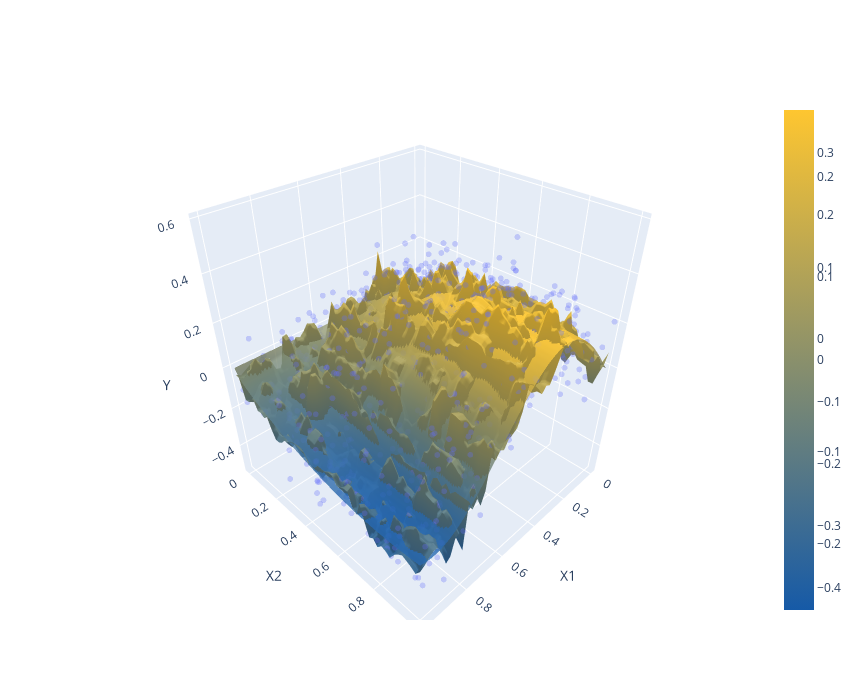

The notebook cell this image was saved under:
### Markdown cell above
### Random Forests

A random forest is the average of many randomized regression trees.

Trees are randomized by:

- Fitting on randomly resampled subsets of data  
- Randomize features chosen for branching  


$$
\min_{j \in S,s} \left[ \min_{c_1} \sum_{i: x_{i,j} \leq s, x_i \in R}
    (y_i - c_1)^2 + \min_{c_2} \sum_{i: x_{i,j} > s, x_i \in R}
    (y_i - c_2)^2 \right]
$$

where $ S $ is a random subset of features.

Randomizing and averaging smooths out the predictions from individual
trees.

This improves predictions and reduces the variance of the predictions.

### Code cell
# example of forest for simulated data

from sklearn.ensemble import RandomForestRegressor
forest = RandomForestRegressor(n_estimators = 10).fit(Xsim,ysim)
fig=surface_scatter_plot(Xsim,ysim,lambda x: forest.predict([x]),
                         show_f0=True)
fig

### Figure 1 — Plotly figure (JSON) as saved in the notebook; plotly's stock layout.template omitted (floating-point values rounded to 4 significant figures; data arrays with more than 128 entries replaced by an {"elided": "..."} marker saying what was removed)
{"data": [{"marker": {"opacity": 0.3, "size": 2}, "mode": "markers", "type": "scatter3d", "uid": "866bcd56-ee00-4ce9-8a46-60173d41b6dd", "x": {"elided": "1000 float values"}, "y": {"elided": "1000 float values"}, "z": {"elided": "1000 float values"}}, {"colorscale": [[0, "#165aa7"], [1, "#fec630"]], "opacity": 1, "type": "surface", "uid": "f204ebd2-eb8b-4b26-a2c5-f290478c2cef", "x": [0, 0.02041, 0.04082, 0.06122, 0.08163, 0.102, 0.1224, 0.1429, 0.1633, 0.1837, 0.2041, 0.2245, 0.2449, 0.2653, 0.2857, 0.3061, 0.3265, 0.3469, 0.3673, 0.3878, 0.4082, 0.4286, 0.449, 0.4694, 0.4898, 0.5102, 0.5306, 0.551, 0.5714, 0.5918, 0.6122, 0.6327, 0.6531, 0.6735, 0.6939, 0.7143, 0.7347, 0.7551, 0.7755, 0.7959, 0.8163, 0.8367, 0.8571, 0.8776, 0.898, 0.9184, 0.9388, 0.9592, 0.9796, 1], "y": [0, 0.02041, 0.04082, 0.06122, 0.08163, 0.102, 0.1224, 0.1429, 0.1633, 0.1837, 0.2041, 0.2245, 0.2449, 0.2653, 0.2857, 0.3061, 0.3265, 0.3469, 0.3673, 0.3878, 0.4082, 0.4286, 0.449, 0.4694, 0.4898, 0.5102, 0.5306, 0.551, 0.5714, 0.5918, 0.6122, 0.6327, 0.6531, 0.6735, 0.6939, 0.7143, 0.7347, 0.7551, 0.7755, 0.7959, 0.8163, 0.8367, 0.8571, 0.8776, 0.898, 0.9184, 0.9388, 0.9592, 0.9796, 1], "z": {"elided": "50x50 float values"}}, {"colorscale": [[0, "#165aa7"], [1, "#fec630"]], "opacity": 0.8, "type": "surface", "uid": "a4f3e2af-1ec2-4420-aaf3-da9d9c67f31d", "x": [0, 0.02041, 0.04082, 0.06122, 0.08163, 0.102, 0.1224, 0.1429, 0.1633, 0.1837, 0.2041, 0.2245, 0.2449, 0.2653, 0.2857, 0.3061, 0.3265, 0.3469, 0.3673, 0.3878, 0.4082, 0.4286, 0.449, 0.4694, 0.4898, 0.5102, 0.5306, 0.551, 0.5714, 0.5918, 0.6122, 0.6327, 0.6531, 0.6735, 0.6939, 0.7143, 0.7347, 0.7551, 0.7755, 0.7959, 0.8163, 0.8367, 0.8571, 0.8776, 0.898, 0.9184, 0.9388, 0.9592, 0.9796, 1], "y": [0, 0.02041, 0.04082, 0.06122, 0.08163, 0.102, 0.1224, 0.1429, 0.1633, 0.1837, 0.2041, 0.2245, 0.2449, 0.2653, 0.2857, 0.3061, 0.3265, 0.3469, 0.3673, 0.3878, 0.4082, 0.4286, 0.449, 0.4694, 0.4898, 0.5102, 0.5306, 0.551, 0.5714, 0.5918, 0.6122, 0.6327, 0.6531, 0.6735, 0.6939, 0.7143, 0.7347, 0.7551, 0.7755, 0.7959, 0.8163, 0.8367, 0.8571, 0.8776, 0.898, 0.9184, 0.9388, 0.9592, 0.9796, 1], "z": {"elided": "50x50 float values"}}], "layout": {"autosize": true, "height": 700, "scene": {"xaxis": {"title": {"text": "X1"}}, "yaxis": {"title": {"text": "X2"}}, "zaxis": {"title": {"text": "Y"}}}, "width": 860}}
